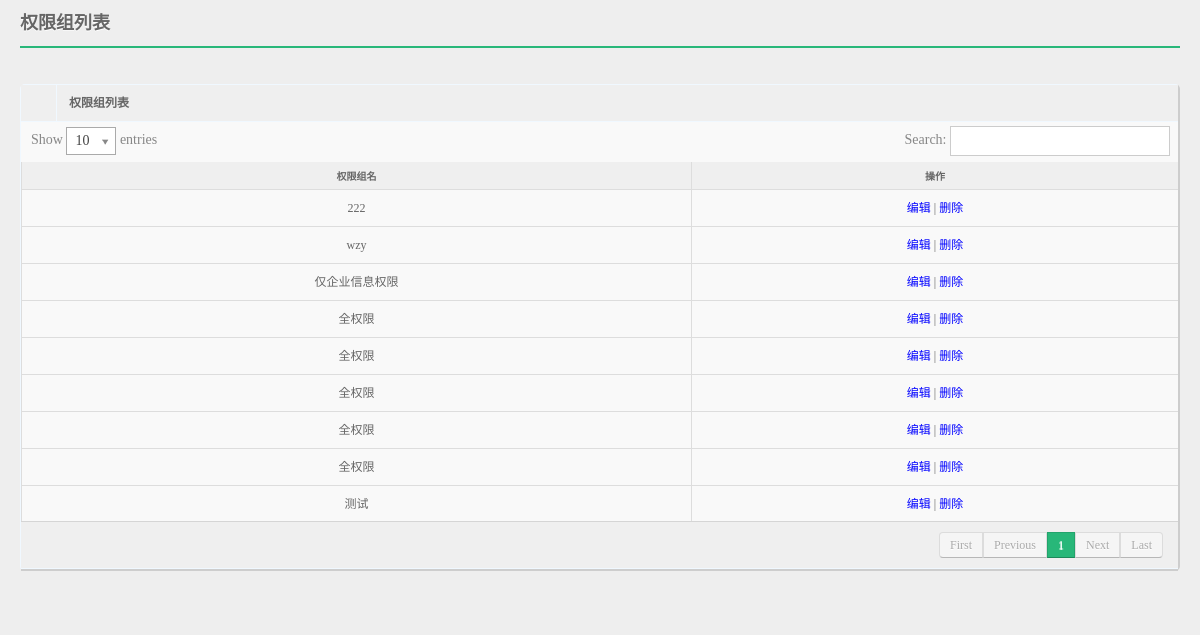
The app's page /index.php/limit/limit_list with its own data.
### tables this page shows
CREATE TABLE `tdc_role` (
  `Role_id` int(2) NOT NULL AUTO_INCREMENT COMMENT '角色id',
  `Role_name` varchar(200) DEFAULT NULL COMMENT '全权限',
  `Menu_id` varchar(255) DEFAULT NULL COMMENT '菜单列表',
  `Create_time` datetime DEFAULT NULL COMMENT '添加时间',
  `Admin_id` int(11) DEFAULT NULL COMMENT '管理员id',
  PRIMARY KEY (`Role_id`)
);

### application/controllers/Limit.php (called while the page is built, shortened)
<?php
class Limit extends CI_Controller
{
	public function __construct()
	{
		$this->load->helper('url');
		$this->load->library('session');
		$this->load->model('Role_model');
		$this->load->model('User_model');
		$this->load->helper('common_function');
	}
	 public function limit_list()
	{
		$Admin_id = $_SESSION['Admin_id'];
		$role['info'] = $this->Role_model->select_Role_id($Admin_id);
		$this->load->view('TDC/Limit_List',$role);
	}
}
?>

### index.php (called while the page is built, shortened)
<?php
require_once BASEPATH.'core/CodeIgniter.php';

### application/models/Role_model.php (called while the page is built, shortened)
<?php
class Role_model extends CI_Model
{
	public function select_Role_id($where = '')
	{
		$query = $this->db->select('*')->from('tdc_role')->where_in('Admin_id',$where)->get();
		$list = $query->result_array();
		return $list;
	}
}

### application/views/TDC/Limit_List.php (the view, shortened to what this page needs)
<!DOCTYPE html>
<html lang="en">
<head>
<link rel="stylesheet" href="<?php echo base_url(); ?>webroot/TDC_Platform/css/bootstrap.min.css" />
<link rel="stylesheet" href="<?php echo base_url(); ?>webroot/TDC_Platform/css/bootstrap-responsive.min.css" />
<link rel="stylesheet" href="<?php echo base_url(); ?>webroot/TDC_Platform/css/uniform.css" />
<link rel="stylesheet" href="<?php echo base_url(); ?>webroot/TDC_Platform/css/select2.css" />
<link rel="stylesheet" href="<?php echo base_url(); ?>webroot/TDC_Platform/css/matrix-style2.css" />
<link rel="stylesheet" href="<?php echo base_url(); ?>webroot/TDC_Platform/css/matrix-media.css" />
</head>
<body>
<div id="content">
  <div id="content-header">
      <h1>权限组列表</h1>
  </div>
  <div class="container-fluid">
    <div class="row-fluid">
      <div class="span12">
        <div class="widget-box">
          <div class="widget-title"> <span class="icon"><i class="icon-th"></i></span>
            <h5>权限组列表</h5>
          </div>
          <div class="widget-content nopadding">
            <table class="table table-bordered data-table">
              <thead>
                <tr>
                  <th>权限组名</th>
 				  <th>操作</th>
                </tr>
              </thead>
              <tbody>
              <?php
              if (isset($info))
			  {
				  foreach($info as $k => $v)
				  {
				    echo
					"
					<tr class=\"gradeA\">
						<td>".$v['Role_name']."</td>
						<td>
							<a href=\"Limit_update?Role_id=".$v['Role_id']."\"  style=\"color:blue\">编辑</a> | <a href=\"Limit_delete?Role_id=".$v['Role_id']."\"  style=\"color:blue\" onclick=\"javascript:if(confirm('删除该组同时会清除该组内成员的所有权限，确认删除吗?？')){alert('删除成功！');return true;}return false;\">删除</a>
						</td>
					</tr>
					";
				  }
		      }
            ?>
              </tbody>
            </table>
          </div>
        </div>
      </div>
    </div>
  </div>
</div>
</body>
</html>

### webroot/TDC_Platform/css/matrix-style2.css (style rules this page uses)
* { outline:none !important; -moz-outline: none !important; }
html, body { height:100%; }
body { overflow-x: hidden; margin-top:-10px; font-family: 'Microsoft Yahei',sans-serif; font-size:12px; color:#666; }
.widget-box tr td { text-align: center; }
a { color:#666; }
select, textarea, input[type="text"], input[type="password"], input[type="datetime"], input[type="datetime-local"], input[type="date"], input[type="month"], input[type="time"], input[type="week"], input[type="number"], input[type="email"], input[type="url"], input[type="search"], input[type="tel"], input[type="color"], .uneditable-input, .label, .dropdown-menu, .btn, .well, .progress, .table-bordered, .btn-group > .btn:first-child, .btn-group > .btn:last-child, .btn-group > .btn:last-child, .btn-group > .dropdown-toggle, .alert { border-radius:0px; font-family: "Microsoft Yahei"; }
#content { background: none repeat scroll 0 0 #eeeeee; margin-left: 0px; margin-right: 0; padding-bottom: 10px; position: relative; min-height:100%; width: auto; }
#content-header { position: abslute; width: 100%; margin-top: 5px; z-index: 20; }
#content-header h1 { color: #666666; font-size: 18px; float: none; text-shadow: 0 1px 0 #ffffff; padding-top: 3px; padding-bottom: 3px; position: relative; border-bottom: 2px solid #EE7600; margin: 0px 20px 0px 20px; }
#content-header h1, #content-header .btn-group { margin-top: 10px; }
.container-fluid .row-fluid:first-child { margin-top: 0px; }
.stat-boxes .peity_bar_good, .stat-boxes .peity_line_good, { color: #459D1C; }
.widget-box { background: none repeat scroll 0 0 #F9F9F9; border-left: 1px solid #F0F8FF; border-top: 1px solid #F0F8FF; border-right: 2px solid #cdcdcd; clear: both; margin-top: 16px; margin-bottom: 16px; position: relative; }
.widget-title, .modal-header, .table th, div.dataTables_wrapper .ui-widget-header { background:#efefef; border-bottom: 1px solid #F0F8FF; height: 36px; }
.widget-title span.icon { padding: 9px 10px 7px 11px; float: left; border-right:1px solid #F0F8FF; }
.widget-title h5 { color: #666; float: left; font-size: 12px; font-weight: bold; padding: 12px; line-height: 12px; margin: 0; }
.widget-content { padding:15px; border-bottom: 2px solid #cdcdcd; }
.table th { height: auto; font-size: 10px; padding: 5px 10px 2px; border-bottom: 0; text-align: center; color: #666666; }
.nopadding { padding: 0 !important; }
.nopadding .table { margin-bottom: 0; }
.nopadding .table-bordered { border: 0; }
#content-header h1 { border-bottom: 2px solid #28b779; }
.widget-box { border-radius: 5px; margin: 36px auto; }

### webroot/TDC_Platform/css/matrix-media.css (style rules this page uses)
body { background:#2E363F; font-family: 'Microsoft Yahei'; }

### records on screen
tdc_role: Role_name "全权限"
tdc_role: Role_name "仅企业信息权限"
tdc_role: Role_name "测试"
tdc_role: Role_name "222"
tdc_role: Role_name "全权限"
tdc_role: Role_name "全权限"
tdc_role: Role_name "全权限"
tdc_role: Role_name "全权限"
tdc_role: Role_name "wzy"
